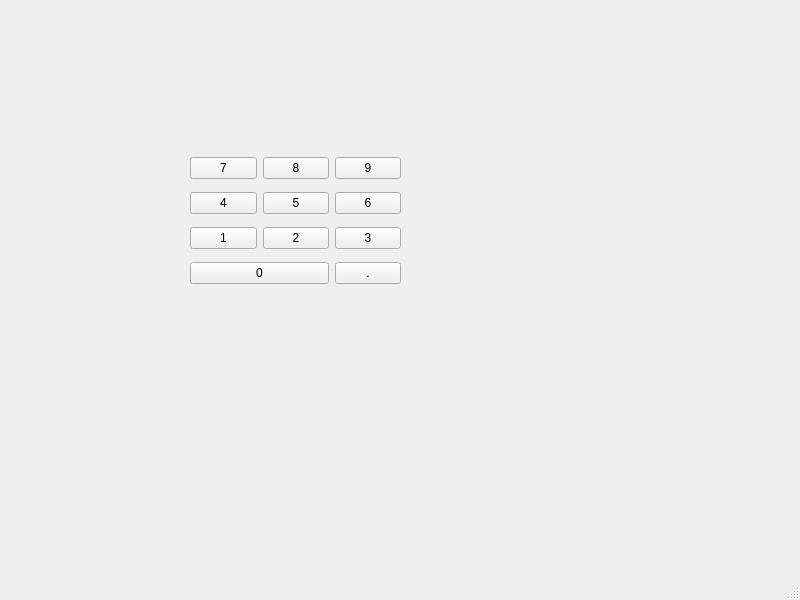
<?xml version="1.0" encoding="UTF-8"?>
<ui version="4.0">
 <class>MainWindow</class>
 <widget class="QMainWindow" name="MainWindow">
  <property name="geometry">
   <rect>
    <x>0</x>
    <y>0</y>
    <width>800</width>
    <height>600</height>
   </rect>
  </property>
  <property name="windowTitle">
   <string>MainWindow</string>
  </property>
  <widget class="QWidget" name="centralwidget">
   <widget class="QWidget" name="">
    <property name="geometry">
     <rect>
      <x>190</x>
      <y>150</y>
      <width>211</width>
      <height>141</height>
     </rect>
    </property>
    <layout class="QGridLayout" name="gridLayout">
     <item row="0" column="0">
      <widget class="QPushButton" name="pushButton">
       <property name="text">
        <string>7</string>
       </property>
      </widget>
     </item>
     <item row="0" column="1">
      <widget class="QPushButton" name="pushButton_2">
       <property name="text">
        <string>8</string>
       </property>
      </widget>
     </item>
     <item row="0" column="2">
      <widget class="QPushButton" name="pushButton_3">
       <property name="text">
        <string>9</string>
       </property>
      </widget>
     </item>
     <item row="1" column="0">
      <widget class="QPushButton" name="pushButton_6">
       <property name="text">
        <string>4</string>
       </property>
      </widget>
     </item>
     <item row="1" column="1">
      <widget class="QPushButton" name="pushButton_4">
       <property name="text">
        <string>5</string>
       </property>
      </widget>
     </item>
     <item row="1" column="2">
      <widget class="QPushButton" name="pushButton_5">
       <property name="text">
        <string>6</string>
       </property>
      </widget>
     </item>
     <item row="2" column="0">
      <widget class="QPushButton" name="pushButton_9">
       <property name="text">
        <string>1</string>
       </property>
      </widget>
     </item>
     <item row="2" column="1">
      <widget class="QPushButton" name="pushButton_7">
       <property name="text">
        <string>2</string>
       </property>
      </widget>
     </item>
     <item row="2" column="2">
      <widget class="QPushButton" name="pushButton_8">
       <property name="text">
        <string>3</string>
       </property>
      </widget>
     </item>
     <item row="3" column="0" colspan="2">
      <widget class="QPushButton" name="pushButton_10">
       <property name="text">
        <string>0</string>
       </property>
      </widget>
     </item>
     <item row="3" column="2">
      <widget class="QPushButton" name="pushButton_11">
       <property name="text">
        <string>.</string>
       </property>
      </widget>
     </item>
    </layout>
   </widget>
  </widget>
  <widget class="QMenuBar" name="menubar">
   <property name="geometry">
    <rect>
     <x>0</x>
     <y>0</y>
     <width>800</width>
     <height>25</height>
    </rect>
   </property>
  </widget>
  <widget class="QStatusBar" name="statusbar"/>
 </widget>
 <resources/>
 <connections/>
</ui>
